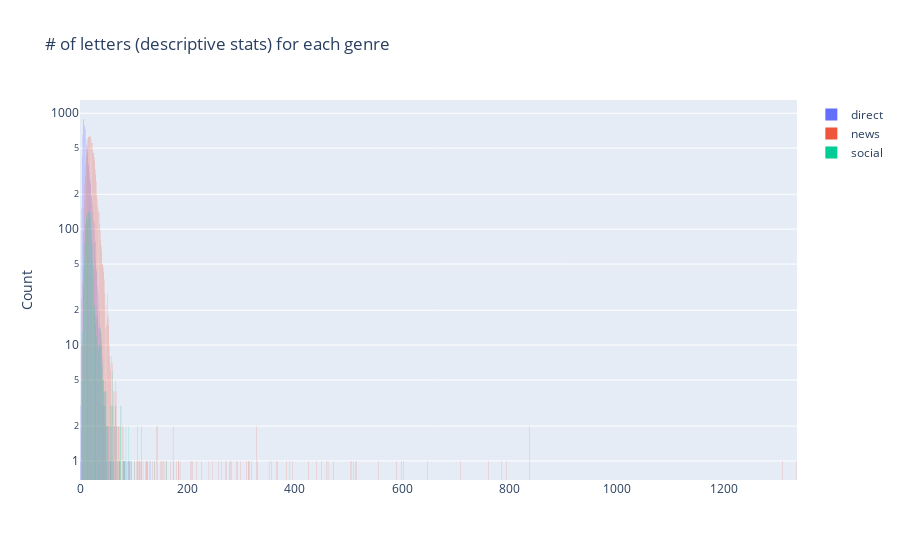

Notebook code cell kept with this figure:
### Code cell
# as a Histogram    

graph = []
# extract data needed for visuals
# 
graph = [go.Histogram(x=message_length, name=message_type) for message_type, message_length in messages_box]
    
layout = dict(title = 'Word-count distribution for each genre',
                    #xaxis = dict(type='log'),
                    yaxis = dict(title = 'Count', type='log'),
                    )

# append all charts to the figures list
figures = []
figures.append(dict(data=graph, layout=layout))

fig = go.Figure(figures[0])
#fig.update_layout(yaxis_type="log") 
fig.show()

### Figure 1 — Plotly figure (JSON) as saved in the notebook; plotly's stock layout.template omitted (floating-point values rounded to 4 significant figures; data arrays with more than 128 entries replaced by an {"elided": "..."} marker saying what was removed)
{"data": [{"name": "direct", "type": "histogram", "x": {"elided": "10634 int values"}}, {"name": "news", "type": "histogram", "x": {"elided": "13036 int values"}}, {"name": "social", "type": "histogram", "x": {"elided": "2358 int values"}}], "layout": {"title": {"text": "# of letters (descriptive stats) for each genre"}, "yaxis": {"title": {"text": "Count"}, "type": "log"}}}
